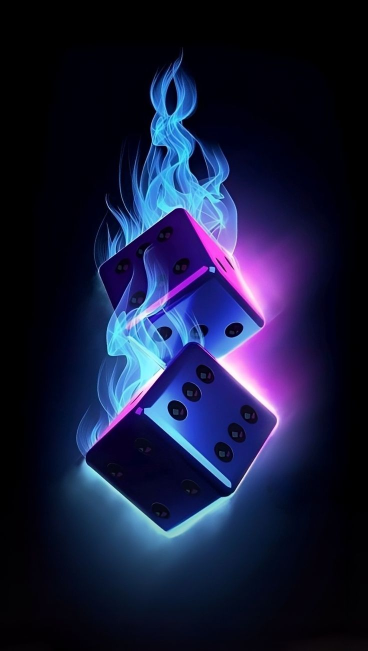
#> input picture Pertemuan 4/Dadu_fireblue.jpeg, 736 x 1302 px (shown at 1/2 size)
$ python Modul4-3.py
#> lines starting #> are read from the running program, lines starting #| are printed output that depends on the picture
import cv2
import numpy as np

# Membaca gambar
image = cv2.imread('Dadu_fireblue.jpeg')
#> image is the input picture: shape (1302, 736, 3); mean B, G, R 58.5, 27.8, 23.5

# Mendefinisikan empat titik sudut citra asli
points1 = np.float32([[56, 65], [368, 52], [28, 387], [389, 390]])

# Mendefinisikan empat titik sudut citra baru
points2 = np.float32([[0, 0], [300, 0], [0, 300], [300, 300]])

# Mendapatkan matriks transformasi perspektif
M_perspective = cv2.getPerspectiveTransform(points1, points2)

# Melakukan transformasi perspektif
perspective_transformed_image = cv2.warpPerspective(image, M_perspective, (300, 300))
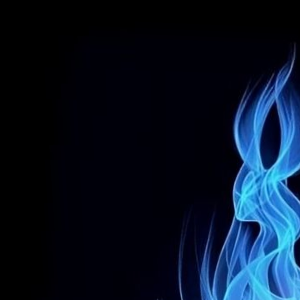
#> perspective_transformed_image: shape (300, 300, 3); mean B, G, R 37.1, 19.7, 7.8

# Menampilkan hasil
cv2.imshow('Perspective Transformed Image', perspective_transformed_image)
cv2.waitKey(0)
cv2.destroyAllWindows()

$ run again, with Pertemuan 4/Pertemuan 4-1 Rotated.png saved as Pertemuan 4/Dadu_fireblue.jpeg
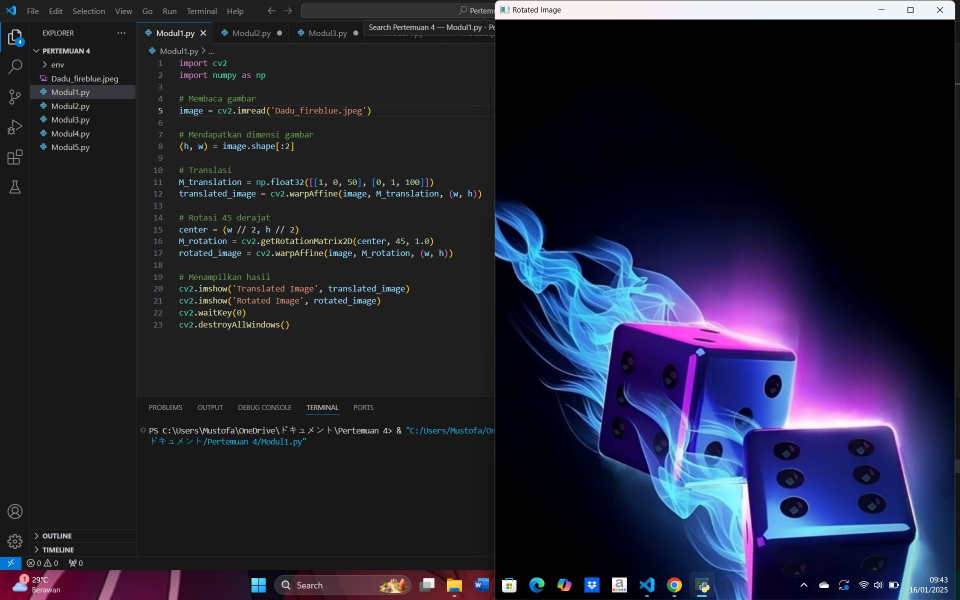
#> input picture Pertemuan 4/Pertemuan 4-1 Rotated.png, 1920 x 1200 px (shown at 1/2 size)
#> image is the input picture: shape (1200, 1920, 3); mean B, G, R 52.7, 35.7, 35.2
#> `perspective_transformed_image = cv2.warpPerspective(image, M_perspecti..`:
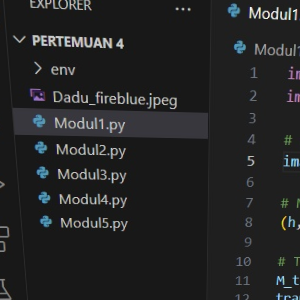
#> perspective_transformed_image: shape (300, 300, 3); mean B, G, R 36.4, 35.7, 35

$ run again, with Pertemuan 4/Pertemuan 4-1 Translated.png saved as Pertemuan 4/Dadu_fireblue.jpeg
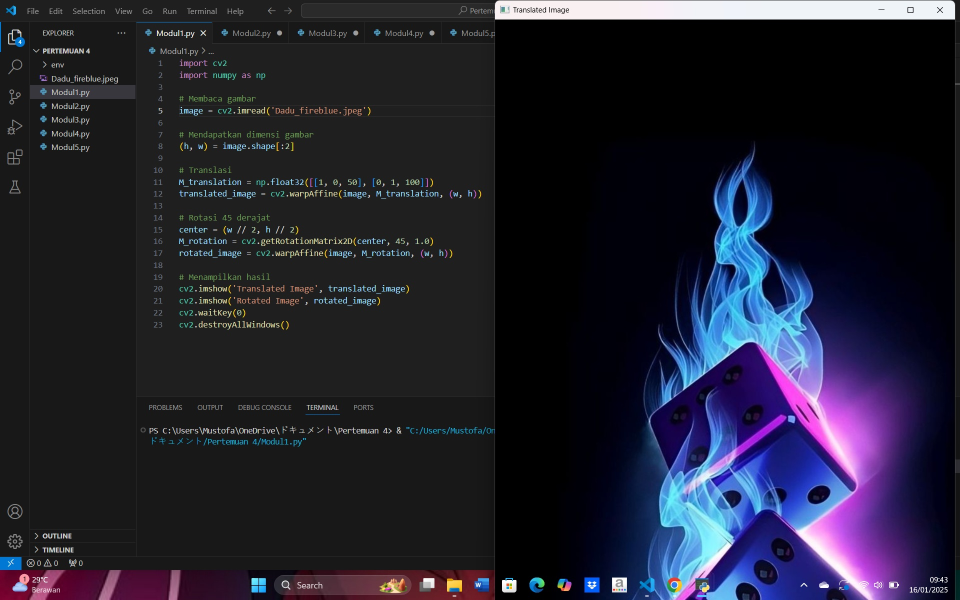
#> input picture Pertemuan 4/Pertemuan 4-1 Translated.png, 1920 x 1200 px (shown at 1/2 size)
#> image is the input picture: shape (1200, 1920, 3); mean B, G, R 47.5, 33.1, 33.2
#> `perspective_transformed_image = cv2.warpPerspective(image, M_perspecti..`:
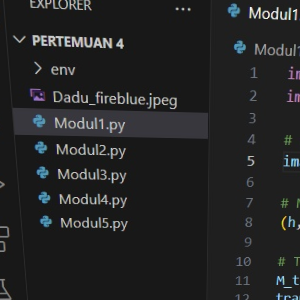
#> perspective_transformed_image: shape (300, 300, 3); mean B, G, R 36.4, 35.7, 35
